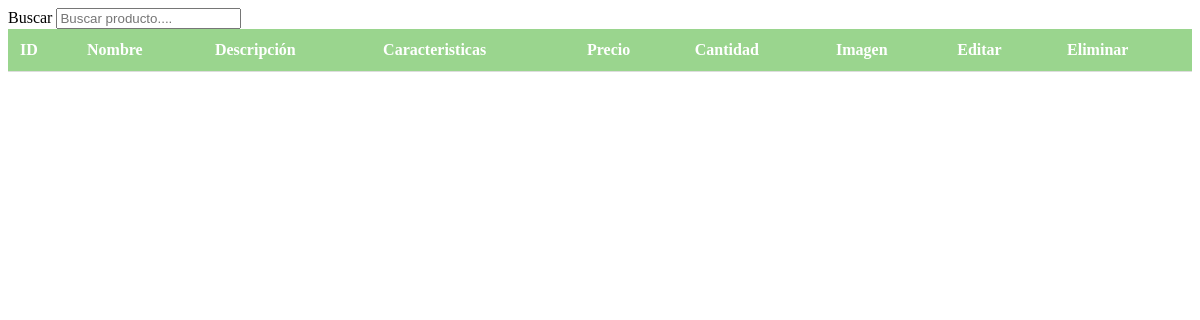
The app's page /view/adm/seccion-ac-pro.php, older data.
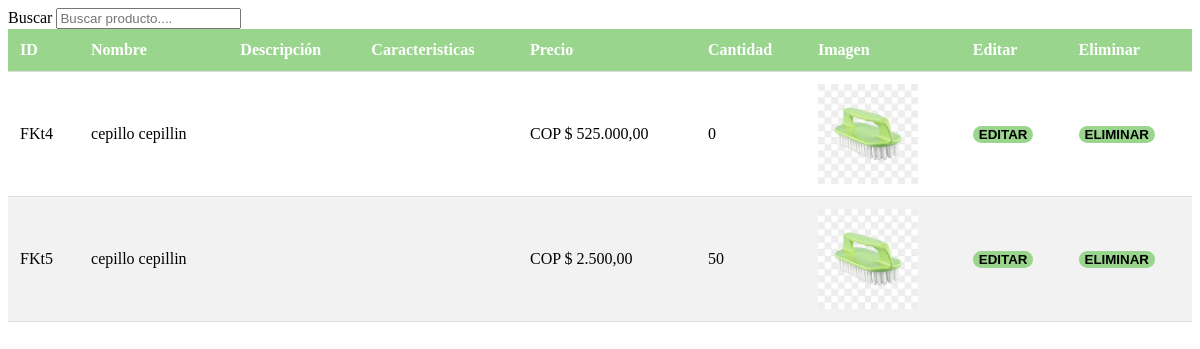
The same page, newer data.
### tables this page shows
CREATE TABLE `tb_productos` (
  `id_producto` varchar(10) NOT NULL,
  `producto_nombre` varchar(80) DEFAULT NULL,
  `descripcion_producto` varchar(160) DEFAULT NULL,
  `caracteristicas_producto` varchar(500) DEFAULT NULL,
  `cantidades` int(11) DEFAULT NULL,
  `id_ofertas` int(11) DEFAULT NULL,
  `img` varchar(200) DEFAULT NULL,
  `precio` varchar(200) DEFAULT NULL,
  `color` varchar(150) NOT NULL,
  PRIMARY KEY (`id_producto`)
);

### metodos/modelo.php (called while the page is built, shortened)
<?php
class Model {
    public static function sqlMostrarProductos($search = null){
        include("bd-conect/inclucion-bd.php");
        $sql = "select * from tb_productos ";
        return $resulatdo = $conexion->query($sql);
    }
}

### cajon/bootstrap/bootstrap.php (called while the page is built, shortened)
<?php
class id{
    public static function encriptar($dato) {
        return base64_encode($dato);
    }
}

### metodos/clas-view.php (the view, shortened to what this page needs)
<?php
class Vista{
    public static function buscarProducto($text = null){
        include_once("modelo.php");
        include_once("../../cajon/bootstrap/bootstrap.php");
        $salida = "<div class='table-responsive'>";
        $salida .= "<table class='table table-striped table-hover'>";
        $salida .= "<thead class='thead-dark'><tr>";
        $salida .= "<th scope='col'>ID</th>";
        $salida .= "<th scope='col'>Nombre</th>";
        $salida .= "<th scope='col'>Descripción</th>";
        $salida .= "<th scope='col'>Caracteristicas</th>";
        $salida .= "<th scope='col'>Precio</th>";
        $salida .= "<th scope='col'>Cantidad</th>";
        $salida .= "<th scope='col'>Imagen</th>";
        $salida .= "<th scope='col'>Editar</th>";
        $salida .= "<th scope='col'>Eliminar</th>";
        $salida .= "</tr></thead><tbody>";
        $consulta = Model::sqlMostrarProductos($text);
        while($fila = $consulta->fetch_array()){
            $id = id::encriptar($fila[0]);
            $salida .= "<tr>";
            $salida .= "<td>{$fila[0]}</td>";
            $salida .= "<td>{$fila[1]}</td>";
            $salida .= "<td>{$fila[2]}</td>";
            $salida .= "<td>{$fila[3]}</td>";
            $salida .= "<td>COP $ {$fila[7]}</td>";
            $salida .= "<td>{$fila[4]}</td>";
            $salida .= "<td><img src='{$fila[6]}' alt='Imagen del producto' class='img-fluid img-thumbnail' style='max-width: 100px; height: auto;'></td>";
            $salida .= "<td><a href='admin.php?seccion=edit&data=$id'><button type='button'>Editar</button></a></td>";
            $salida .= "<td><button type='button' onclick='decision(\"{$fila[0]}\")'>Eliminar</button></td>";
            $salida .= "</tr>";
        }
        $salida .= "</tbody></table>";
        $salida .= "</div>";
        return $salida;
    }
}

### view/adm/seccion-ac-pro.php
<label for="">Buscar</label>
<input type="text" placeholder="Buscar producto...." name="search" oninput="busquedaAdm(event)">
<link rel="stylesheet" href="../../css/stylo4.css">
<div class="search" id="search">
     <?php
        include_once("../../metodos/clas-view.php");
        echo Vista::buscarProducto();
    ?>
</div>

### css/stylo4.css (style rules this page uses)
.table { width: 100%; border-collapse: collapse; margin-bottom: 20px; }
.table thead { background-color: #9AD58E; color: #ffffff; }
.table th, .table td { padding: 12px; text-align: left; border-bottom: 1px solid #ddd; }
.table tr:nth-child(even) { background-color: #f2f2f2; }
button { display: inline-block; font-weight: bold; text-transform: uppercase; background-color:#9AD58E; border: none; border-radius: 50px; cursor: pointer; outline: none; }

Row changes from the older to the newer data that the page shows:
added tb_productos: id_producto "FKt4", producto_nombre "cepillo cepillin", precio "525.000,00", cantidades "0", img (picture)
added tb_productos: id_producto "FKt5", producto_nombre "cepillo cepillin", precio "2.500,00", cantidades "50", img (picture)
